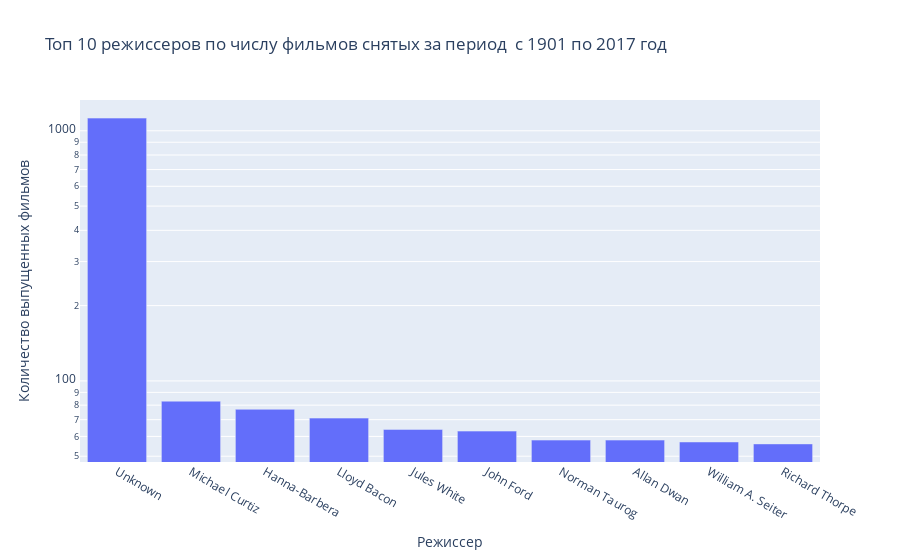

Here is the notebook cell this chart was saved with:
### Code cell
title_top = 'Топ %1.1i режиссеров по числу фильмов снятых за период  с %1.2i по %1.3i год' %(number_top2,Year_min, Year_max)

fig = px.bar(x = df_Director_gr_full_top.Director.to_list(),
             y = df_Director_gr_full_top.Count_.to_list(), 
             log_y = True,
             labels = {'x':'Режиссер', 'y':'Количество выпущенных фильмов'}, 
             title = title_top )
fig.show()

### Figure 1 — Plotly figure (JSON) as saved in the notebook; plotly's stock layout.template omitted (floating-point values rounded to 4 significant figures)
{"data": [{"alignmentgroup": "True", "hovertemplate": "Режиссер=%{x}<br>Количество выпущенных фильмов=%{y}<extra></extra>", "legendgroup": "", "marker": {"color": "#636efa", "pattern": {"shape": ""}}, "name": "", "offsetgroup": "", "orientation": "v", "showlegend": false, "textposition": "auto", "type": "bar", "x": ["Unknown", "Michael Curtiz", "Hanna-Barbera", "Lloyd Bacon", "Jules White", "John Ford", "Norman Taurog", "Allan Dwan", "William A. Seiter", "Richard Thorpe"], "xaxis": "x", "y": [1124, 83, 77, 71, 64, 63, 58, 58, 57, 56], "yaxis": "y"}], "layout": {"barmode": "relative", "legend": {"tracegroupgap": 0}, "title": {"text": "Топ 10 режиссеров по числу фильмов снятых за период  с 1901 по 2017 год"}, "xaxis": {"anchor": "y", "domain": [0, 1], "title": {"text": "Режиссер"}}, "yaxis": {"anchor": "x", "domain": [0, 1], "title": {"text": "Количество выпущенных фильмов"}, "type": "log"}}}
